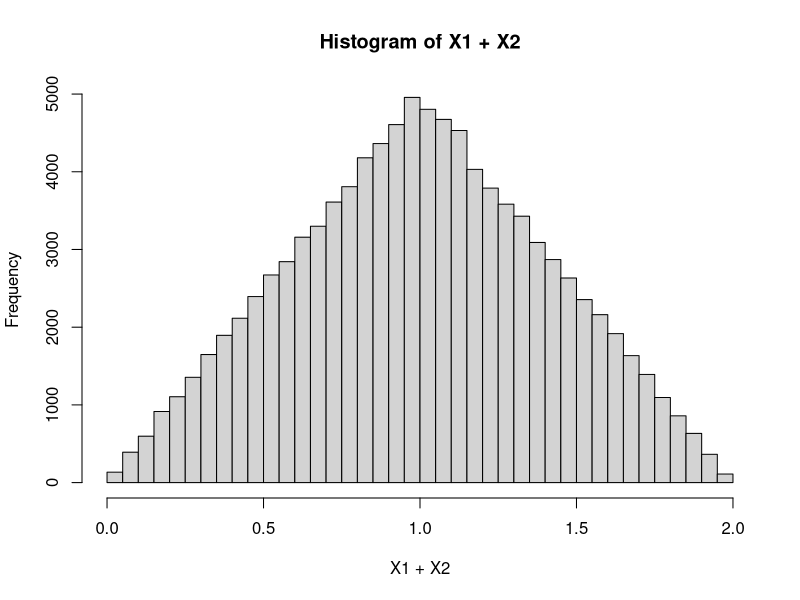
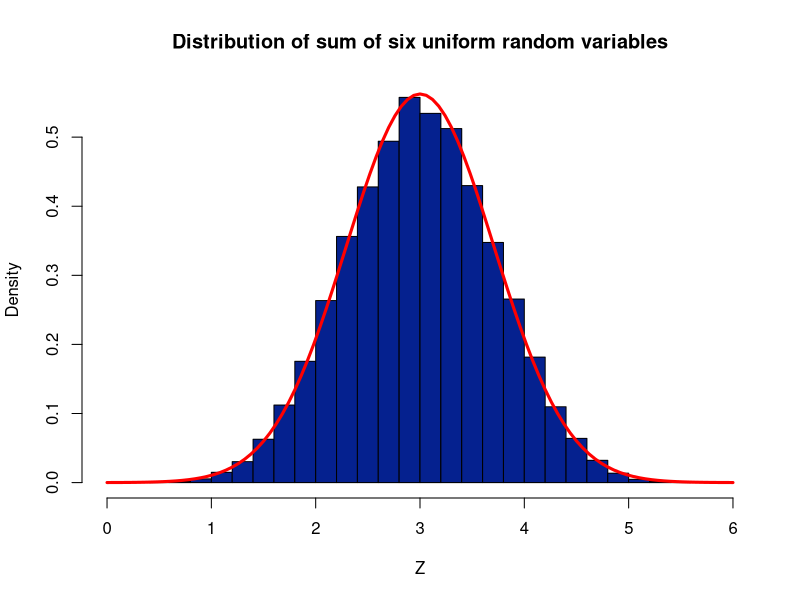
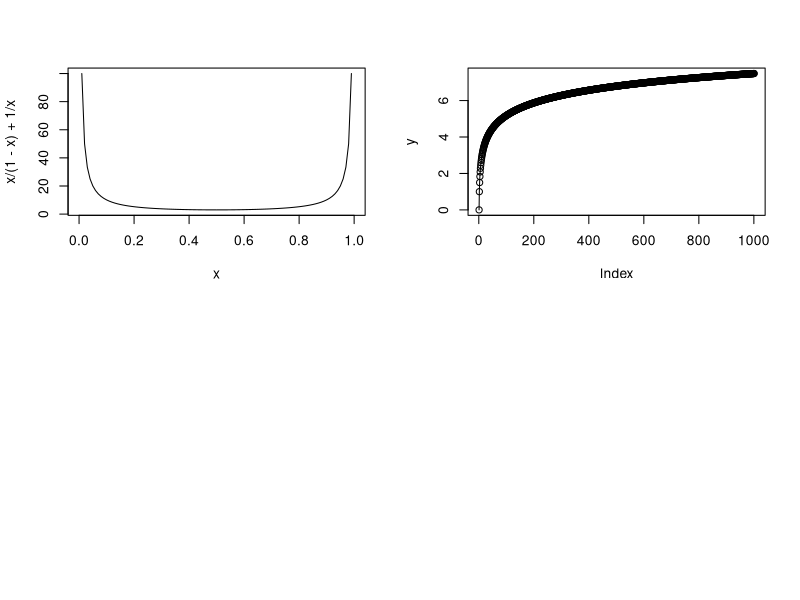
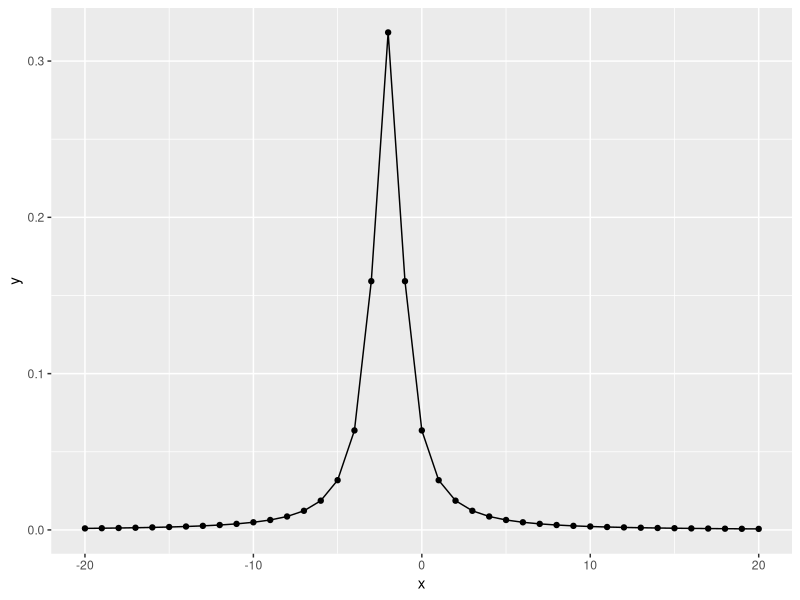

R code for these plots, in order:
set.seed(42);

X1 <- runif(1e5)
X2 <- runif(1e5)

#hist(X1+X2, probability=TRUE, breaks=50)
hist(X1+X2, probability=FALSE, breaks=50)

n = 120
k = 0:20
p = 0.075

x = sum(dbinom(k,n,p))

#Add 6 random variables drawn from uniform distribution on [0,1]
y = matrix(runif(6e5),ncol=6)
Z <- rowSums(y)
hist(Z,probability=TRUE, breaks=30, col="#05218F",xlim=c(0,6),
     main="Distribution of sum of six uniform random variables")
curve(dnorm(x,mean=mean(Z),sd=sd(Z)),0,6,col="red",lwd=3,add=T)

par(mfrow=c(2,2))
curve(x/(1-x)+1/x, 0, 1)
#curve(x^2-2, add = TRUE, col = "violet")

# W1, Q2-A
t=1
C = 0
N = 1000*1000
for (i in 1:N) {
  R0=runif(1)
  R = runif(t)
  if (sum(R<=R0) == t) {
    C = C + 1
  }
}
P1 = C/N

# W1, Q2-B1

t=8
C = 0
N = 1000*1000
for (i in 1:N) {
  R0=runif(1)
  R = runif(t-1)
  R8 = runif(1)
  if (sum(R<=R0) == (t-1) & R8 > R0) {
    C = C + 1
  }
}
P1 = C/N

# W1, Q2-B2

t=8
N = 1000*100
T = 0
n = 0
for (i in 1:N) {
  R0=runif(1)
  R = runif(t)
  if (sum(R>R0) > 0) {
    n = n + 1
    T = T + min(which(R > R0))
  }
}
N2 = T/n

# W1, Q2-C

t=20
N = 1000*100
T = 0
n = 0
for (i in 1:N) {
  R0=runif(1)
  R = runif(t)
  if (sum(R>R0) > 0) {
    n = n + 1
    T = T + min(which(R > R0))
  }
}
N2 = T/n

# W1, Q2-C

harmonic <- function(n) {
  k <- seq_len(n)
  x1 = sum(1/k)
  return(x1)
}

y = c(0)

for (i in 1:1000) {
  y = c(y, harmonic(i))
}
plot(y, type = "o")


######################

x = -20:20

y = dcauchy(x, -2, 1)
#plot(y)

# Libraries
library(ggplot2)
library(dplyr)

data = data.frame(x,y)

# Plot
data %>%
  tail(100) %>%
  ggplot(aes(x=x, y=y)) +
  geom_line() +
  geom_point()

  

